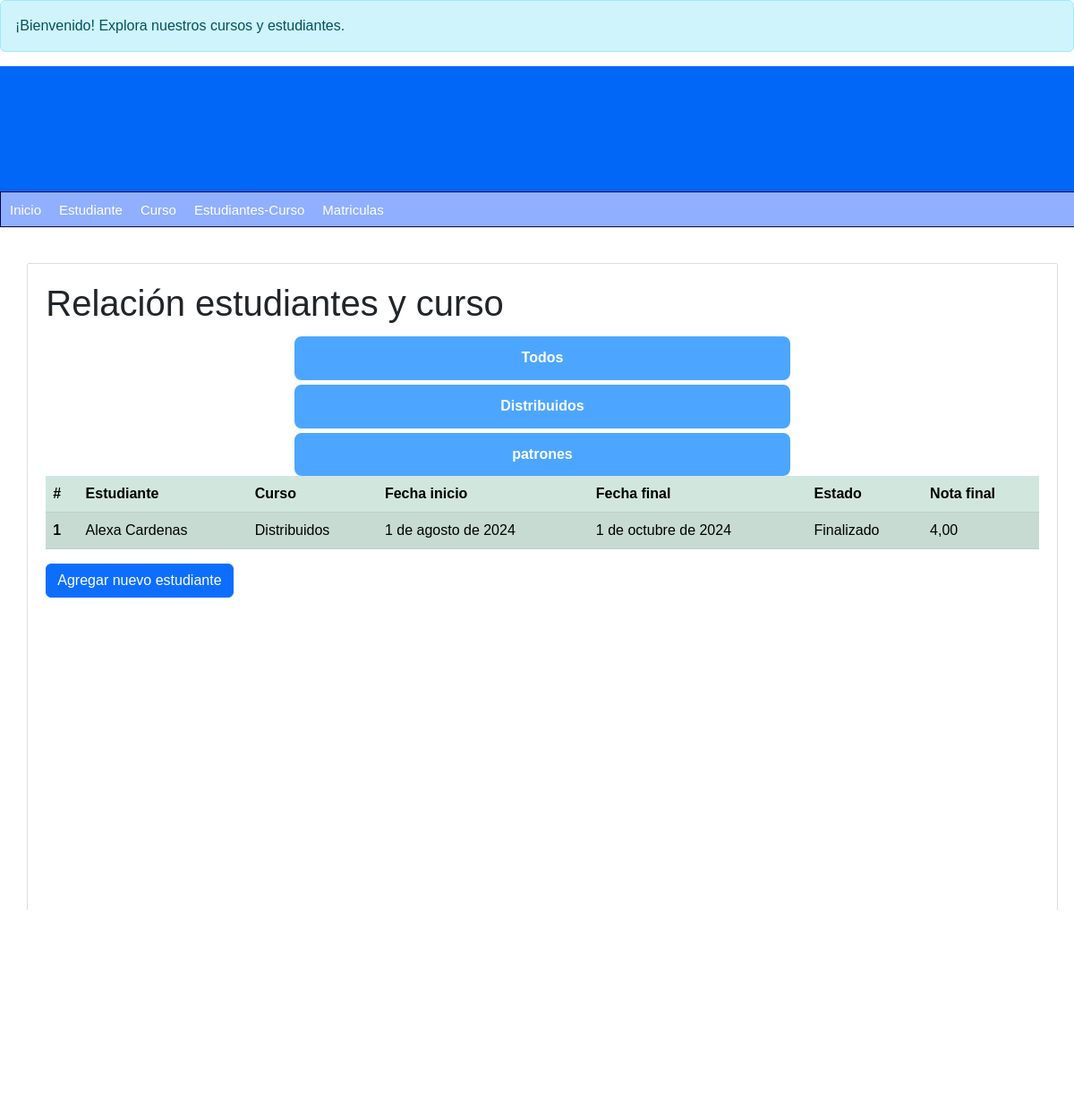
/estudiantes-curso/, run on an earlier commit of the app's database.
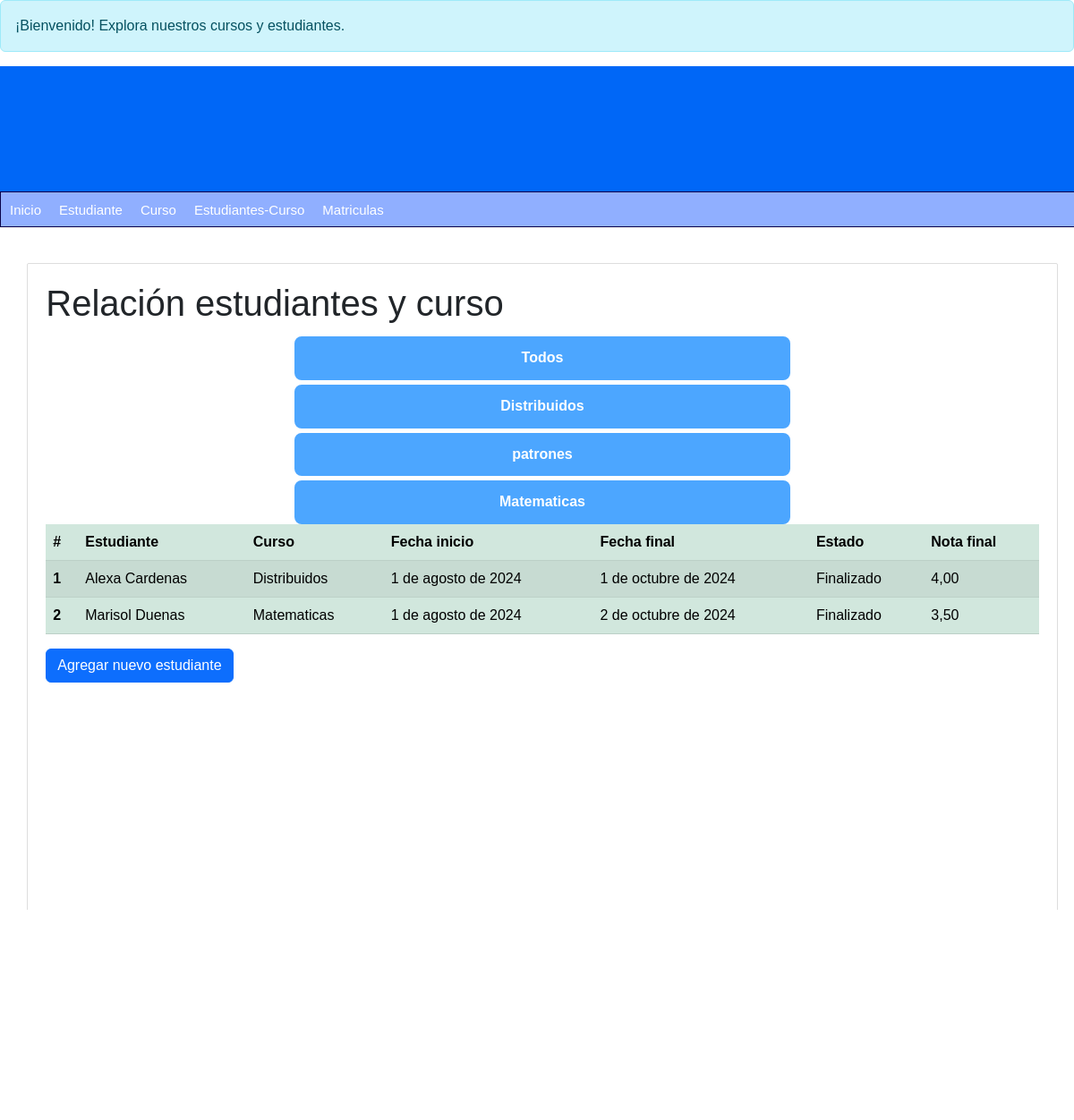
And on a later commit of the database.
### curso/models.py (models this page shows, shortened)
class Curso(models.Model):
    nombre = models.CharField(max_length=100)
    capacidad_max = models.IntegerField()
    profesor = models.ForeignKey(Persona, limit_choices_to={'rol': 'profesor'},on_delete=models.CASCADE)
    create_at = models.DateTimeField(auto_now=True)
    estudiantes = models.ManyToManyField(Persona, related_name='cursos_estudiante', blank=True)
    class Meta:
        db_table = 'Curso'

### estudiante_curso/models.py (models this page shows, shortened)
class EstudianteCurso(models.Model):
    estudiante = models.ForeignKey(Persona, on_delete=models.SET_NULL, null = True, related_name='cursos', limit_choices_to={'rol':'Estudiante'})
    curso = models.ForeignKey(Curso, on_delete=models.SET_NULL, null= True)
    fechaInicio = models.DateField()
    fechaFinal = models.DateField()
    estado = models.CharField(max_length=100)
    notaFinal = models.DecimalField(max_digits=3, decimal_places=2)
    class Meta:
        db_table = 'Estudiante_Cursos'

### persona/models.py (models this page shows, shortened)
class Persona(models.Model):
    nombre = models.CharField(max_length=100)
    apellidos = models.CharField(max_length=100)
    dni = models.CharField(max_length=10)
    telefono = models.CharField(max_length=10)
    email = models.EmailField()
    fecha_nacimiento = models.DateField()
    rol = models.CharField(max_length=20)
    create_at = models.DateTimeField(auto_now=True)
    class Meta:
        db_table = 'Persona'

### estudiante_curso/views.py (the view)
# urls.py: path('estudiantes-curso/', Estudiante_Curso, name='lista-estudiantes-cursos'),
def Estudiante_Curso(request):
    cursos = Curso.objects.all()
    curso_seleccionado = request.GET.get('curso', 'Todos')
    if curso_seleccionado == 'Todos':
        estudianteCurso = EstudianteCurso.objects.all()
    else:
        estudianteCurso = EstudianteCurso.objects.filter(curso__nombre=curso_seleccionado)
    return render(request, 'lista_est_cur.html', {
        'title': 'Relación estudiantes y curso',
        'estudiantes_cursos': estudianteCurso,
        'cursos': cursos,
    })

### estudiante_curso/templates/lista_est_cur.html
{% extends "index.html" %}
{% block content %}
<h1>{{ title }}</h1>
<div>
    <form method="get" class="filter-container">
        <button type="submit" name="curso" value="Todos" class="filter-button">Todos</button>
        {% for curso in cursos %}
            <button type="submit" name="curso" value="{{ curso.nombre }}" class="filter-button">{{ curso.nombre }}</button>
        {% endfor %}
    </form>
</div>
<table class="table table-success table-striped">
    <thead>
        <tr>
            <th scope="col">#</th>
            <th scope="col">Estudiante</th>
            <th scope="col">Curso</th>
            <th scope="col">Fecha inicio</th>
            <th scope="col">Fecha final</th>
            <th scope="col">Estado</th>
            <th scope="col">Nota final</th>
        </tr>
    </thead>
    <tbody>
        {% for estudiante_curso in estudiantes_cursos %}
        <tr>
            <th scope="row">{{ forloop.counter }}</th>
            <td>{{ estudiante_curso.estudiante.nombre }} {{ estudiante_curso.estudiante.apellidos }}</td>
            <td>{{ estudiante_curso.curso.nombre }}</td>
            <td>{{ estudiante_curso.fechaInicio }}</td>
            <td>{{ estudiante_curso.fechaFinal }}</td>
            <td>{{ estudiante_curso.estado }}</td>
            <td>{{ estudiante_curso.notaFinal }}</td>
        </tr>
        {% endfor %}
    </tbody>
</table>
<a href="{% url 'formulario_estudiante_curso' %}" class="btn btn-primary">Agregar nuevo estudiante</a>
{% endblock %}

### mainApp/templates/index.html (shortened to what this page needs)
{% load static %}
<!DOCTYPE html>
<html lang="en">
<head>
    <link rel="stylesheet" href="{% static "css/styles.css" %}">
    <head>
        <link href="https://cdn.jsdelivr.net/npm/bootstrap@5.3.0-alpha1/dist/css/bootstrap.min.css" rel="stylesheet">
    </head>
</head>
<div class="alert alert-info" role="alert">
    ¡Bienvenido! Explora nuestros cursos y estudiantes.
</div>
<body>
    <header></header>
    <nav class="nav">
        <ul class="nav justify-content-center">
            <li class="nav-item">
                <a style="text-decoration: none;" href="{% url "inicio" %}">Inicio</a>
            </li>
            <li class="nav-item">
                <a style="text-decoration: none;" href="{% url "lista-estudiantes" %}">Estudiante</a>
            </li>
            <li class="nav-item">
                <a style="text-decoration: none;" href="{% url "lista-curso" %}">Curso</a>
            </li>
            <li class="nav-item">
                <a style="text-decoration: none;" href="{% url "lista-estudiantes-cursos" %}">Estudiantes-Curso</a>
            </li>
            <li class="nav-item">
                <a style="text-decoration: none;" href="{% url "lista-matriculas" %}">Matriculas</a>
            </li>
        </ul>
    </nav>
    <div id="content">
        <div class="box">
            {% block content %}
            {% endblock  %}
        </div>
    </div>
</body>
</html>

### mainApp/static/css/styles.css (style rules this page uses)
* { margin: 0px; padding: 0px; font-family: Arial, Helvetica, sans-serif; text-decoration: none; }
body { background-color: #f2f2f2; }
header { width: 1212px; height: 140px; background-color: #0067f7; margin: 0 auto; }
nav { width: 1211px; height: 40px; margin: 0 auto; background-color: #90afff; border: 1px solid #090249; font-size: 15px; }
nav ul { list-style: none; text-decoration: none; }
nav ul li { line-height: 40px; float: left; }
nav ul li a { display: block; padding-left: 10px; padding-right: 10px; color: white; text-decoration: none; }
#content { width: 1212px; min-height: 930px; margin: 0 auto; margin-bottom: 30px; margin-top: 40px; }
.box { background: white; width: 95%; min-height: 930px; padding: 20px; border: 1px solid #ddd; margin: 0 auto; border-radius: 2px; }
.box form { width: 50%; margin: 0 auto; display: block; }
.box form input[type="submit"], .box form input[type="submit"], .box form button { padding: 20px 10px; margin-top: 5px; background: #42a096; color: #1B1E1F; width: 100%; transition: 300ms all; text-align:center; font-size: 16px; line-height: 0.3; }
.filter-container { display: flex; justify-content: center; gap: 10px; margin-bottom: 20px; flex-wrap: wrap; }
.filter-button { padding: 10px 25px; background-color: #4ca6ff !important; color: white !important; border: 2px solid #4ca6ff; border-radius: 8px; cursor: pointer; transition: 300ms all; text-align: center; font-weight: bold; min-width: 150px; }

What changed in the data, as far as the page shows it:
added Curso: nombre "Matematicas"
added EstudianteCurso: estudiante.nombre "Marisol", estudiante.apellidos "Duenas", curso.nombre "Matematicas", fechaInicio "1 de agosto de 2024", fechaFinal "2 de octubre de 2024", estado "Finalizado", notaFinal "3,50"
